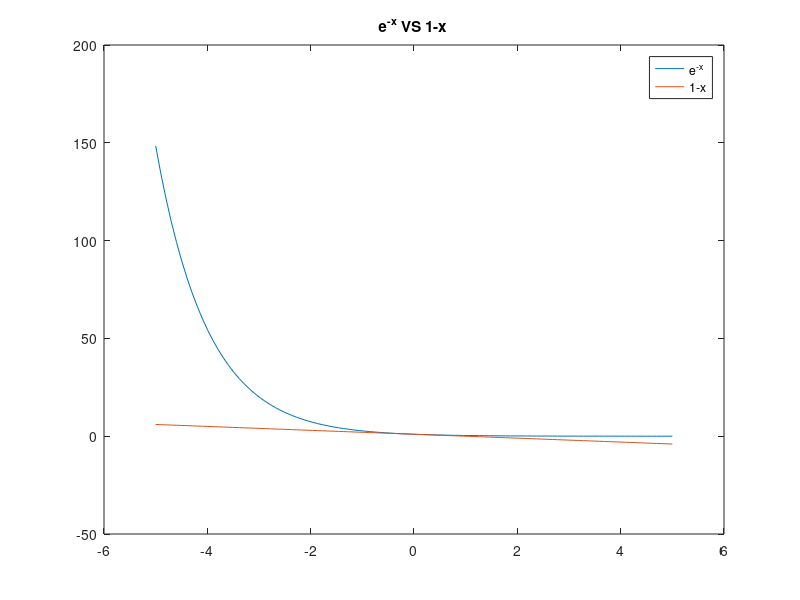

Reproduce this figure in MATLAB.
%% a. prove exp(-x) >= (1-x)
%plot it
x = linspace(-5,5,100);
y1 = exp(-x);
y2 = 1-x;
plot(x,y1)
hold on
plot(x,y2);
legend('e^-^x','1-x');
title('e^-^x VS 1-x ')
hold off